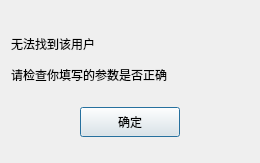
<?xml version="1.0" encoding="UTF-8"?>
<ui version="4.0">
 <class>FindFailDlg</class>
 <widget class="QDialog" name="FindFailDlg">
  <property name="geometry">
   <rect>
    <x>0</x>
    <y>0</y>
    <width>260</width>
    <height>163</height>
   </rect>
  </property>
  <property name="sizePolicy">
   <sizepolicy hsizetype="Preferred" vsizetype="Ignored">
    <horstretch>0</horstretch>
    <verstretch>0</verstretch>
   </sizepolicy>
  </property>
  <property name="minimumSize">
   <size>
    <width>260</width>
    <height>163</height>
   </size>
  </property>
  <property name="maximumSize">
   <size>
    <width>260</width>
    <height>163</height>
   </size>
  </property>
  <property name="windowTitle">
   <string>Dialog</string>
  </property>
  <layout class="QVBoxLayout" name="verticalLayout">
   <item>
    <spacer name="verticalSpacer">
     <property name="orientation">
      <enum>Qt::Vertical</enum>
     </property>
     <property name="sizeType">
      <enum>QSizePolicy::Fixed</enum>
     </property>
     <property name="sizeHint" stdset="0">
      <size>
       <width>20</width>
       <height>20</height>
      </size>
     </property>
    </spacer>
   </item>
   <item>
    <widget class="QLabel" name="fail_tip">
     <property name="minimumSize">
      <size>
       <width>0</width>
       <height>25</height>
      </size>
     </property>
     <property name="maximumSize">
      <size>
       <width>16777215</width>
       <height>25</height>
      </size>
     </property>
     <property name="text">
      <string>无法找到该用户</string>
     </property>
    </widget>
   </item>
   <item>
    <widget class="QLabel" name="fail_tip2">
     <property name="minimumSize">
      <size>
       <width>0</width>
       <height>25</height>
      </size>
     </property>
     <property name="maximumSize">
      <size>
       <width>16777215</width>
       <height>25</height>
      </size>
     </property>
     <property name="text">
      <string>请检查你填写的参数是否正确</string>
     </property>
    </widget>
   </item>
   <item>
    <widget class="QWidget" name="widget" native="true">
     <layout class="QHBoxLayout" name="horizontalLayout">
      <item>
       <widget class="ClickedBtn" name="fail_sure_btn">
        <property name="minimumSize">
         <size>
          <width>100</width>
          <height>30</height>
         </size>
        </property>
        <property name="maximumSize">
         <size>
          <width>100</width>
          <height>30</height>
         </size>
        </property>
        <property name="text">
         <string>确定</string>
        </property>
       </widget>
      </item>
     </layout>
    </widget>
   </item>
  </layout>
 </widget>
 <customwidgets>
  <customwidget>
   <class>ClickedBtn</class>
   <extends>QPushButton</extends>
   <header location="global">clickedbtn.h</header>
  </customwidget>
 </customwidgets>
 <resources/>
 <connections/>
</ui>
